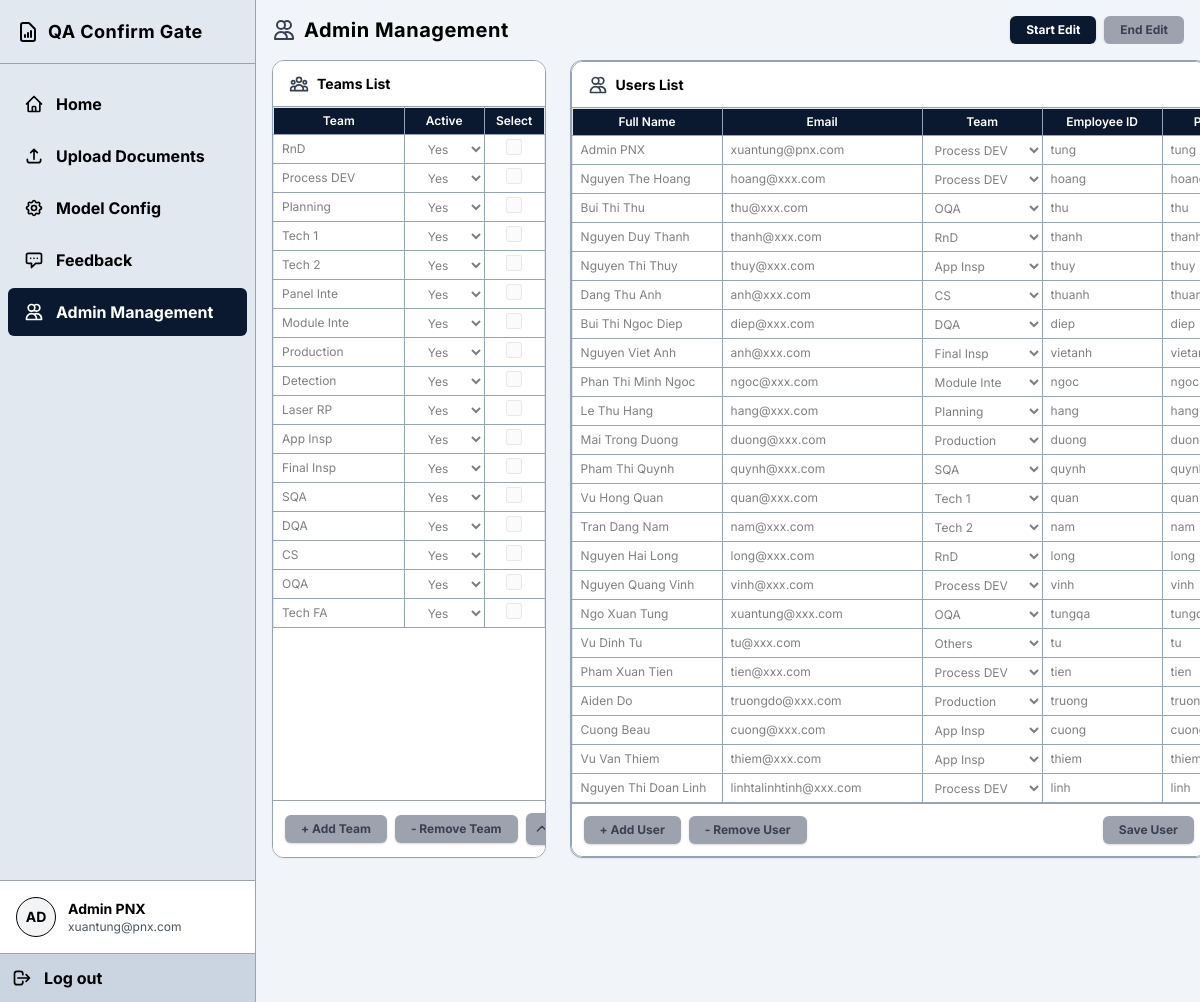
The page /admin (signed in) on the database its author committed.
### tables this page shows
CREATE TABLE "users" (id INTEGER PRIMARY KEY AUTOINCREMENT, fullname TEXT, email TEXT, team TEXT, username TEXT UNIQUE COLLATE NOCASE, password TEXT, access_role TEXT, failed_attempts INTEGER DEFAULT 0);

CREATE TABLE teams (
            id INTEGER PRIMARY KEY AUTOINCREMENT,
            name TEXT UNIQUE,
            active TEXT DEFAULT 'Yes'
        );

### source/backend/routers/admin_management.py (the view)
@router.get("/admin")
async def get_admin(request: Request):
    user = get_current_user(request)
    if not user or user["access_role"] != "Admin":
        return RedirectResponse(url="/", status_code=status.HTTP_302_FOUND)
    conn = get_db()
    cursor = conn.cursor()
    can_edit = (user["access_role"] == "Admin")
    locked_by = ""
    locked_at = 0
    if can_edit:
        cursor.execute("SELECT config_updated_at, last_updated_by FROM app_config WHERE id = 2")
        row = cursor.fetchone()
        current_time = int(time.time())
        if row and row['last_updated_by'] and current_time - (row['config_updated_at'] or 0) < 600:
            locked_by = row['last_updated_by']
            locked_at = row['config_updated_at']
    cursor.execute("SELECT * FROM users WHERE username != 'ADMINPNX'")
    users = [dict(u) for u in cursor.fetchall()]
    cursor.execute("SELECT * FROM teams")
    teams = [dict(t) for t in cursor.fetchall()]
    conn.close()
    return templates.TemplateResponse(
        request=request,
        name="user_management.html",
        context={
            "users": users,
            "teams": teams,
            "current_user": dict(user),
            "locked_by": locked_by,
            "locked_at": locked_at,
            "server_time": int(time.time()),
            "can_edit_backend": can_edit
        }
    )

### source/frontend/templates/user_management.html (shortened to what this page needs)
<!DOCTYPE html>
<html lang="en">
<head>
    <script src="https://cdn.tailwindcss.com"></script>
    <link rel="stylesheet" href="/static/style.css">
</head>
<body class="h-screen overflow-hidden flex flex-col">
    <div class="flex flex-1 overflow-hidden relative">
        <aside id="main-sidebar" class="fixed inset-y-0 left-0 z-50 w-64 border-r border-gray-400 flex flex-col shrink-0 sidebar -translate-x-full transition-transform duration-300 md:relative md:translate-x-0">
            <div class="h-16 flex items-center px-4 border-b border-gray-400">
                <svg class="w-6 h-6 mr-2" fill="none" stroke="currentColor" viewBox="0 0 24 24"><path stroke-linecap="round" stroke-linejoin="round" stroke-width="2" d="M9 17v-2m3 2v-4m3 4v-6m2 10H7a2 2 0 01-2-2V5a2 2 0 012-2h5.586a1 1 0 01.707.293l5.414 5.414a1 1 0 01.293.707V19a2 2 0 01-2 2z"></path></svg>
                <span class="text-lg font-bold tracking-wide">QA Confirm Gate</span>
            </div>
            <div class="flex-1 py-4 space-y-1">
                <a href="/" class="flex items-center space-x-3 px-4 py-3 mx-2 text-black font-bold hover:bg-gray-300 rounded-md">
                    <svg class="w-5 h-5" fill="none" stroke="currentColor" viewBox="0 0 24 24"><path stroke-linecap="round" stroke-linejoin="round" stroke-width="2" d="M3 12l2-2m0 0l7-7 7 7M5 10v10a1 1 0 001 1h3m10-11l2 2m-2-2v10a1 1 0 01-1 1h-3m-6 0a1 1 0 001-1v-4a1 1 0 011-1h2a1 1 0 011 1v4a1 1 0 001 1m-6 0h6"></path></svg>
                    <span>Home</span>
                </a>
                <a href="/upload" class="flex items-center space-x-3 px-4 py-3 mx-2 text-black font-bold hover:bg-gray-300 rounded-md">
                    <svg class="w-5 h-5" fill="none" stroke="currentColor" viewBox="0 0 24 24"><path stroke-linecap="round" stroke-linejoin="round" stroke-width="2" d="M4 16v1a3 3 0 003 3h10a3 3 0 003-3v-1m-4-8l-4-4m0 0L8 8m4-4v12"></path></svg>
                    <span>Upload Documents</span>
                </a>
                <a href="/setting" class="flex items-center space-x-3 px-4 py-3 mx-2 text-black font-bold hover:bg-gray-300 rounded-md">
                    <span>Model Config</span>
                </a>
                <a href="#" class="flex items-center space-x-3 px-4 py-3 mx-2 text-black font-bold hover:bg-gray-300 rounded-md">
                    <svg class="w-5 h-5" fill="none" stroke="currentColor" viewBox="0 0 24 24"><path stroke-linecap="round" stroke-linejoin="round" stroke-width="2" d="M8 10h.01M12 10h.01M16 10h.01M9 16H5a2 2 0 01-2-2V6a2 2 0 012-2h14a2 2 0 012 2v8a2 2 0 01-2 2h-5l-5 5v-5z"></path></svg>
                    <span>Feedback</span>
                </a>
                {% if current_user and current_user.access_role == 'Admin' %}
                <a href="/admin" class="flex items-center space-x-3 px-4 py-3 bg-[#0a192f] text-white mx-2 rounded-md font-bold">
                    <svg class="w-5 h-5" fill="none" stroke="currentColor" viewBox="0 0 24 24"><path stroke-linecap="round" stroke-linejoin="round" stroke-width="2" d="M12 4.354a4 4 0 110 5.292M15 21H3v-1a6 6 0 0112 0v1zm0 0h6v-1a6 6 0 00-9-5.197M13 7a4 4 0 11-8 0 4 4 0 018 0z"></path></svg>
                    <span>Admin Management</span>
                </a>
                {% endif %}
            </div>
            <div class="mt-auto border-t border-gray-400 p-4 flex items-center space-x-3 bg-white">
                <div class="w-10 h-10 rounded-full border border-black flex items-center justify-center font-bold text-sm bg-gray-100">
                    AD
                </div>
                <div class="text-sm">
                    <p class="font-bold">{{ current_user.fullname if current_user else 'Guest' }}</p>
                    <p class="text-gray-600 text-xs">{{ current_user.email if current_user else 'guest@domain.com' }}</p>
                </div>
            </div>
            <form action="/logout" method="POST" class="m-0 border-t border-gray-400 bg-[#cbd5e1] p-3">
                <button type="submit" class="w-full flex items-center space-x-3 font-bold text-black hover:text-gray-700">
                    <svg class="w-5 h-5" fill="none" stroke="currentColor" viewBox="0 0 24 24"><path stroke-linecap="round" stroke-linejoin="round" stroke-width="2" d="M17 16l4-4m0 0l-4-4m4 4H7m6 4v1a3 3 0 01-3 3H6a3 3 0 01-3-3V7a3 3 0 013-3h4a3 3 0 013 3v1"></path></svg>
                    <span>Log out</span>
                </button>
            </form>
        </aside>
        <main class="flex-1 overflow-y-auto p-4 pb-36 flex flex-col gap-4 bg-[#f1f5f9] scrollbar-custom min-h-0">
            <div class="flex items-center justify-between gap-2 max-lg:gap-1 mb-0 shrink-0 overflow-x-auto whitespace-nowrap no-scrollbar">
                <div class="flex items-center space-x-2 shrink-0">
                    <svg class="w-6 h-6 max-lg:w-5 max-lg:h-5 text-gray-700 shrink-0" fill="none" stroke="currentColor" viewBox="0 0 24 24"><path stroke-linecap="round" stroke-linejoin="round" stroke-width="2" d="M12 4.354a4 4 0 110 5.292M15 21H3v-1a6 6 0 0112 0v1zm0 0h6v-1a6 6 0 00-9-5.197M13 7a4 4 0 11-8 0 4 4 0 018 0z"></path></svg>
                    <span class="text-xl max-lg:text-base font-bold tracking-wide shrink-0">Admin Management</span>
                </div>
                {% set is_my_lock = locked_by == current_user.fullname %}
                {% if can_edit_backend %}
                <div class="flex items-center gap-2 max-lg:gap-1 shrink-0">
                    <button id="btn-start-edit" class="btn-primary shrink-0 {% if is_my_lock %}opacity-50 cursor-not-allowed{% endif %}" {% if is_my_lock %}disabled{% endif %}>Start Edit</button>
                    <button id="btn-end-edit" class="btn-primary !bg-red-600 shrink-0 {% if not is_my_lock %}opacity-50 cursor-not-allowed{% endif %}" {% if not is_my_lock %}disabled{% endif %}>End Edit</button>
                </div>
                {% endif %}
            </div>
        <div class="flex max-lg:flex-col shrink-0 gap-6 max-lg:gap-4 w-full relative">
            <form id="team-form" action="/admin/bulk_update_teams" method="POST" class="flex flex-col border-box max-lg:w-full w-[30%] max-lg:h-[300px] lg:h-full min-h-0 shrink-0">
                <div class="flex items-center justify-between px-4 py-3 border-b border-gray-400 bg-white z-10 shrink-0">
                    <div class="flex items-center gap-2">
                        <h3 class="section-title">Teams List</h3>
                    </div>
                </div>
                <div class="overflow-auto flex-1 relative bg-white min-h-0">
                    <table class="resizable">
                        <thead>
                            <tr>
                                <th class="sticky-header py-1 px-2 min-w-[120px] border-t-0 border-l-0">Team</th>
                                <th class="sticky-header py-1 px-2 min-w-[80px] border-t-0">Active</th>
                                <th class="sticky-header py-1 px-2 min-w-[60px] text-center border-t-0 border-r-0">Select</th>
                            </tr>
                        </thead>
                        <tbody id="team-table-body">
                            {% for team in teams %}
                            <tr>
                                <td class="p-0 border-l-0"><input type="text" name="team_name" class="excel-input" value="{{ team.name }}"></td>
                                <td class="p-0">
                                    <select name="team_active" class="excel-input text-center">
                                        <option value="Yes" {% if team.active == 'Yes' %}selected{% endif %}>Yes</option>
                                    </select>
                                </td>
                                <td class="p-0 border-r-0 text-center"><input type="checkbox" class="w-4 h-4 cursor-pointer team-select-checkbox"></td>
                            </tr>
                            {% endfor %}
                        </tbody>
                    </table>
                </div>
                <div class="p-3 border-t border-gray-400 shrink-0 flex items-center gap-2 max-lg:gap-1 overflow-x-auto whitespace-nowrap no-scrollbar bg-white z-10">
                    <button type="button" onclick="addTeamRow()" class="btn-primary shrink-0">+ Add Team</button>
                    <button type="button" onclick="removeTeamRow()" class="btn-primary shrink-0">- Remove Team</button>
                    <button type="button" onclick="moveTeamUp()" class="btn-primary shrink-0 flex items-center justify-center p-2" title="Move Up"><svg class="w-4 h-4" fill="none" stroke="currentColor" viewBox="0 0 24 24"><path stroke-linecap="round" stroke-linejoin="round" stroke-width="2" d="M5 15l7-7 7 7"></path></svg></button>
                </div>
            </form>
            <form id="user-form" action="/admin/bulk_update" method="POST" class="flex flex-col border-box max-lg:w-full w-[70%] max-lg:h-[500px] lg:h-full min-h-0 shrink-0">
                <div class="border-box flex-1 min-h-0 flex flex-col">
                <div class="flex items-center justify-between px-4 py-3 border-b border-gray-400 bg-white z-10 shrink-0">
                    <div class="flex items-center gap-2">
                        <svg class="w-5 h-5 text-gray-700" fill="none" stroke="currentColor" viewBox="0 0 24 24"><path stroke-linecap="round" stroke-linejoin="round" stroke-width="2" d="M12 4.354a4 4 0 110 5.292M15 21H3v-1a6 6 0 0112 0v1zm0 0h6v-1a6 6 0 00-9-5.197M13 7a4 4 0 11-8 0 4 4 0 018 0z"></path></svg>
                        <h3 class="section-title">Users List</h3>
                    </div>
                </div>
                <div class="overflow-auto flex-1 relative bg-white">
                    <table class="resizable">
                        <thead>
                            <tr>
                                <th class="sticky-header py-1 px-2 min-w-[150px] border-t-0 border-l-0">Full Name</th>
                                <th class="sticky-header py-1 px-2 min-w-[200px] border-t-0">Email</th>
                                <th class="sticky-header py-1 px-2 min-w-[120px] border-t-0">Team</th>
                                <th class="sticky-header py-1 px-2 min-w-[120px] border-t-0">Employee ID</th>
                                <th class="sticky-header py-1 px-2 min-w-[120px] border-t-0">Password</th>
                            </tr>
                        </thead>
                        <tbody id="user-table-body">
                            {% for user in users %}
                            <tr>
                                <td class="p-0 border-l-0">
                                    <input type="text" name="fullname" value="{{ user.fullname }}" class="excel-input">
                                </td>
                                <td class="p-0">
                                    <input type="email" name="email" value="{{ user.email }}" class="excel-input">
                                </td>
                                <td class="p-0">
                                    <select name="team" class="excel-input">
                                        <option value="Others" {% if user.team == 'Others' %}selected{% endif %}>Others</option>
                                        {% for t in teams %}
                                        <option value="{{ t.name }}" {% if user.team == t.name %}selected{% endif %}>{{ t.name }}</option>
                                        {% endfor %}
                                    </select>
                                </td>
                                <td class="p-0">
                                    <input type="text" name="username" value="{{ user.username }}" class="excel-input">
                                </td>
                                <td class="p-0">
                                    <input type="text" name="password" value="{{ user.password }}" class="excel-input">
                                </td>
                            </tr>
                            {% endfor %}
                        </tbody>
                    </table>
                </div>
            <div class="p-3 border-t border-gray-400 shrink-0 flex items-center gap-2 max-lg:gap-1 overflow-x-auto whitespace-nowrap no-scrollbar bg-white z-10">
                <button type="button" onclick="addUserRow()" class="btn-primary shrink-0">
                    + Add User
                </button>
                <button type="button" onclick="deleteSelectedUsers()" class="btn-primary shrink-0">
                    - Remove User
                </button>
                <button type="submit" class="btn-primary shrink-0 ml-auto">
                    Save User
                </button>
            </div>
            </div>
        </form>
        </div>
        </main>
</body>
</html>

### source/frontend/static/style.css (style rules this page uses)
body { font-family: 'Inter', sans-serif; background-color: #f1f5f9; color: #000; }
.sidebar { background-color: #e2e8f0; }
.border-box { border: 1px solid #94a3b8; border-radius: 0.75rem; box-shadow: 0 1px 2px 0 rgba(0,0,0,0.05); background-color: #ffffff; overflow: hidden; display: flex; flex-direction: column; }
.section-title { font-size: 0.875rem; font-weight: 700; }
.btn-primary, .btn-action { background-color: #0a192f; color: white; border: none; border-radius: 0.375rem; padding: 4px 16px; font-size: 0.75rem; font-weight: 700; box-shadow: 0 1px 3px 0 rgba(0,0,0,0.1), 0 1px 2px 0 rgba(0,0,0,0.06); display: flex; align-items: center; justify-content: center; gap: 0.25rem; cursor: pointer; min-height: 28px; }
table { width: 100%; font-size: 0.75rem; white-space: nowrap; border: none; }
table, th, td { border: 1px solid #94a3b8; border-collapse: separate; border-spacing: 0; }
td { border: 1px solid #94a3b8; padding: 4px 8px; height: 1px; }
th { background-color: #0a192f; color: white; text-align: center; font-weight: 600; position: relative; border: 1px solid #94a3b8; padding: 4px 8px; height: 1px; }
th.sticky-header { position: sticky; top: 0; z-index: 10; box-shadow: 0 2px 2px -1px rgba(0, 0, 0, 0.4); }
.excel-input { width: 100%; min-height: 28px; box-sizing: border-box; border: none; padding: 4px 8px; background: transparent; outline: none; transition: background-color 0.1s; }
button:disabled, .btn-action:disabled, .btn-primary:disabled { opacity: 0.5; cursor: not-allowed; }
.btn-action:disabled, .btn-primary:disabled { background-color: #9ca3af !important; color: #374151 !important; opacity: 1 !important; }
.no-scrollbar { -ms-overflow-style: none; scrollbar-width: none; }

### rows shown on the page
users: fullname "Admin PNX", email "xuantung@pnx.com", team "Process DEV", username "tung", password "tung"
teams: team_name "RnD", team_active "Yes"
teams: team_name "Process DEV", team_active "Yes"
teams: team_name "Planning", team_active "Yes"
teams: team_name "Tech 1", team_active "Yes"
teams: team_name "Tech 2", team_active "Yes"
teams: team_name "Panel Inte", team_active "Yes"
teams: team_name "Module Inte", team_active "Yes"
teams: team_name "Production", team_active "Yes"
teams: team_name "Detection", team_active "Yes"
teams: team_name "Laser RP", team_active "Yes"
teams: team_name "App Insp", team_active "Yes"
teams: team_name "Final Insp", team_active "Yes"
teams: team_name "SQA", team_active "Yes"
teams: team_name "DQA", team_active "Yes"
teams: team_name "CS", team_active "Yes"
teams: team_name "OQA", team_active "Yes"
teams: team_name "Tech FA", team_active "Yes"
users: fullname "Nguyen The Hoang", email "hoang@xxx.com", team "Process DEV", username "hoang", password "hoang"
users: fullname "Bui Thi Thu", email "thu@xxx.com", team "OQA", username "thu", password "thu"
users: fullname "Nguyen Duy Thanh", email "thanh@xxx.com", team "RnD", username "thanh", password "thanh"
users: fullname "Nguyen Thi Thuy", email "thuy@xxx.com", team "App Insp", username "thuy", password "thuy"
users: fullname "Dang Thu Anh", email "anh@xxx.com", team "CS", username "thuanh", password "thuanh"
users: fullname "Bui Thi Ngoc Diep", email "diep@xxx.com", team "DQA", username "diep", password "diep"
users: fullname "Nguyen Viet Anh", email "anh@xxx.com", team "Final Insp", username "vietanh", password "vietanh"
users: fullname "Phan Thi Minh Ngoc", email "ngoc@xxx.com", team "Module Inte", username "ngoc", password "ngoc"
users: fullname "Le Thu Hang", email "hang@xxx.com", team "Planning", username "hang", password "hang"
users: fullname "Mai Trong Duong", email "duong@xxx.com", team "Production", username "duong", password "duong"
users: fullname "Pham Thi Quynh", email "quynh@xxx.com", team "SQA", username "quynh", password "quynh"
users: fullname "Vu Hong Quan", email "quan@xxx.com", team "Tech 1", username "quan", password "quan"
users: fullname "Tran Dang Nam", email "nam@xxx.com", team "Tech 2", username "nam", password "nam"
users: fullname "Nguyen Hai Long", email "long@xxx.com", team "RnD", username "long", password "long"
users: fullname "Nguyen Quang Vinh", email "vinh@xxx.com", team "Process DEV", username "vinh", password "vinh"
users: fullname "Ngo Xuan Tung", email "xuantung@xxx.com", team "OQA", username "tungqa", password "tungqa"
users: fullname "Vu Dinh Tu", email "tu@xxx.com", team "Others", username "tu", password "tu"
users: fullname "Pham Xuan Tien", email "tien@xxx.com", team "Process DEV", username "tien", password "tien"
users: fullname "Aiden Do", email "truongdo@xxx.com", team "Production", username "truong", password "truong"
users: fullname "Cuong Beau", email "cuong@xxx.com", team "App Insp", username "cuong", password "cuong"
users: fullname "Vu Van Thiem", email "thiem@xxx.com", team "App Insp", username "thiem", password "thiem"
users: fullname "Nguyen Thi Doan Linh", email "linhtalinhtinh@xxx.com", team "Process DEV", username "linh", password "linh"
